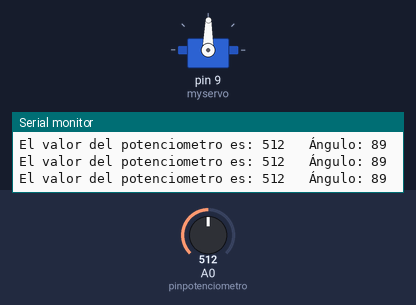
Recording of a sketch running on a simulated Arduino Uno, built with avr-gcc and run on an emulated ATmega328P. Shown: servo, the last lines printed to the serial monitor. Inputs (shaded band) come from the test bench; at power-on: A0 (pinpotenciometro) = 512.

Above: at 1.2 s.
1.3 s: A0 (pinpotenciometro) set to 553
At 1.8 s:
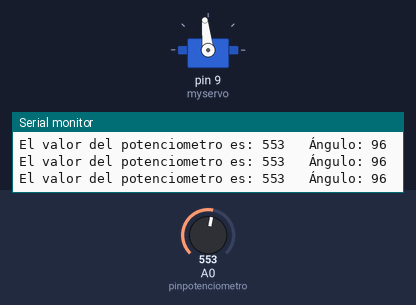
4.3 s: A0 (pinpotenciometro) set to 588
At 5.1 s:
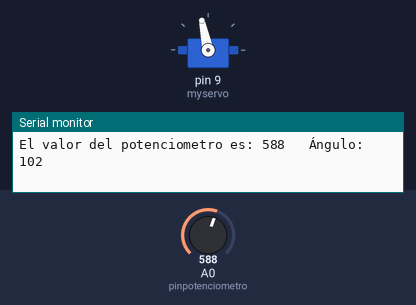
5.8 s: A0 (pinpotenciometro) set to 306
At 6.6 s:
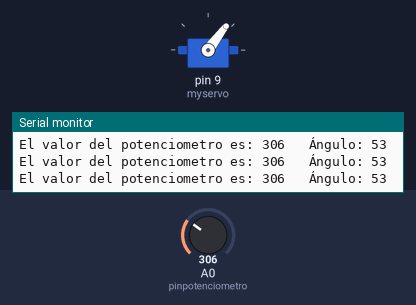
7.3 s: A0 (pinpotenciometro) set to 105
At 7.6 s:
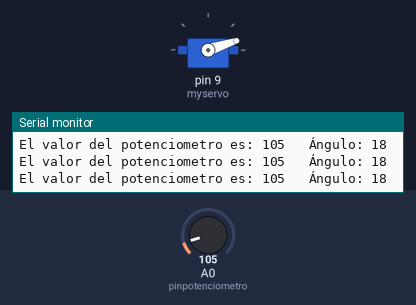
8.8 s: A0 (pinpotenciometro) set to 90
At 9.8 s:
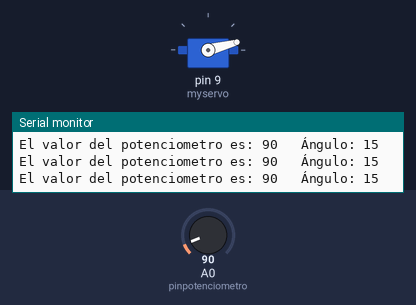
10.3 s: A0 (pinpotenciometro) set to 122
At 11.6 s:
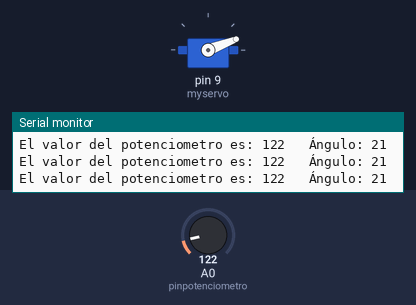
Timing chart, 0 to 12.8 s (numbered marks = the images above; inputs shaded):
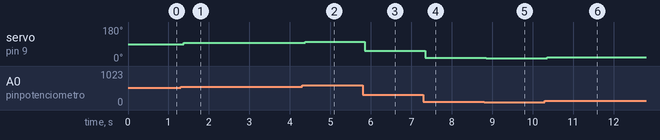

The sketch:

pr05_potenciometro.ino
```cpp
#include <Servo.h>

Servo myservo;

const int pinpotenciometro = A0;

int entradavalor=0;
int anguloservo =0;

void setup() {

 myservo.attach(9);

 Serial.begin(9600);
}

void loop() {

  entradavalor = analogRead(pinpotenciometro);

  Serial.print ("\nEl valor del potenciometro es: ");
  Serial.print(entradavalor);

  anguloservo = map(entradavalor, 0, 1023, 0, 179);

  Serial.print ("\t Ángulo: ");
  Serial.print (anguloservo);

  myservo.write(anguloservo);
  delay(15);


}
```

Measured:
- after the input at 1.3 s, servo on pin 9 (myservo): 89° → 96° after 0.08 s
- after the input at 4.3 s, servo on pin 9 (myservo): 96° → 102° after 0.08 s
- after the input at 5.8 s, servo on pin 9 (myservo): 102° → 53° after 0.05 s
- after the input at 7.3 s, servo on pin 9 (myservo): 53° → 18° after 0.05 s
- after the input at 8.8 s, servo on pin 9 (myservo): 18° → 15° after 0.05 s
- after the input at 10.3 s, servo on pin 9 (myservo): 15° → 21° after 0.06 s
